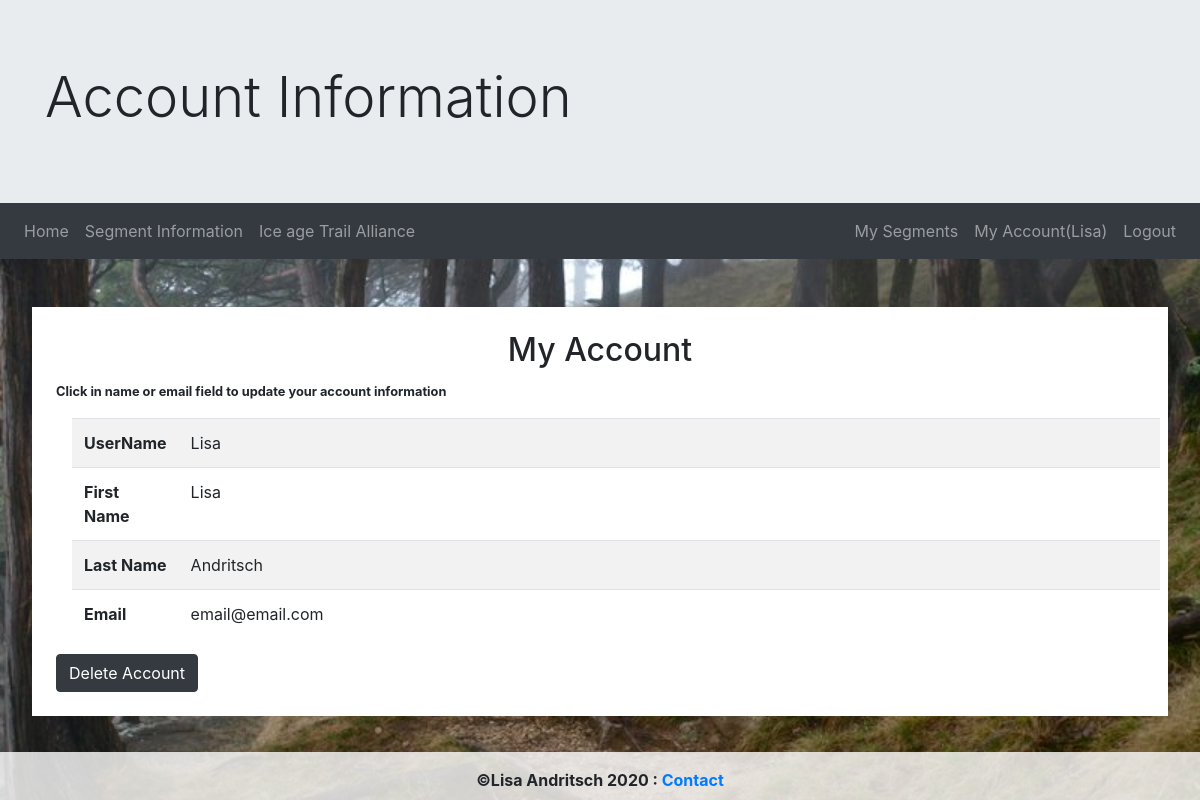
/myAccount.php (signed in), run on the app's committed database.
### tables this page shows
CREATE TABLE `userinfo` (
  `ID` int NOT NULL AUTO_INCREMENT,
  `UserName` varchar(45) NOT NULL,
  `Password` varchar(200) NOT NULL,
  `FirstName` varchar(45) NOT NULL,
  `LastName` varchar(45) NOT NULL,
  `Email` varchar(100) NOT NULL,
  PRIMARY KEY (`ID`)
);

### myAccount.php (the view, shortened to what this page needs)
<?php
    if (isset($_SESSION['name'])) {
        $sql = "SELECT* FROM userinfo WHERE username = '$_SESSION[name]'";
    } else $loggedIn = false;
?>
<!DOCTYPE html>
<html lang="en">
<head>
    <link rel="stylesheet" href="https://maxcdn.bootstrapcdn.com/bootstrap/4.0.0/css/bootstrap.min.css">
    <link rel="stylesheet" href="styles.css">
</head>
<body>
    <div id="bodyContainer">
        <div class="jumbotron jumbotron-fluid">
            <div class="container">
            <h1 class="display-4">Account Information</h1>
            </div>
        </div>
        <?php require_once("Views/Navbar.php"); ?>
    </div>
    <main>
        <div class="mainContainer p-4 mb-4">
            <h2 style="text-align: center">My Account</h2>
                <small><b>Click in name or email field to update your account information</b></small>
                <table class="table table-striped m-3">
                <?php
                    $result = $dbc->query($sql)
                            or die(mysqli_error($dbc));
                    $row = mysqli_fetch_array($result);
                    $username = $row['UserName'];
                    $firstName = $row['FirstName'];
                    $lastName = $row['LastName'];
                    $email = $row['Email'];
                ?>
                        <tr scope="row"><td><b>UserName</b></td><td><?php echo $username?></td></tr>
                        <tr scope="row"><td><b>First Name</b></td><td contentEditable="true" class="edit" id="firstName"><?php echo $firstName?></td></tr>
                        <tr scope="row"><td><b>Last Name</b></td><td contentEditable="true" class="edit" id="lastName"><?php echo $lastName?></td></tr>
                        <tr scope="row"><td><b>Email</b></td><td contentEditable="true" class="edit" id="email"><?php echo $email?></td></tr>
                    </div>
                <small class="btn btn-dark accountButton"><a href="deleteAccount.php">Delete Account</a></small>
    </main>
    <?php require_once("Views/Footer.php"); ?>
</body>
</html>

### styles.css (style rules this page uses)
body { background-image: url(images/IATCover.jpeg); background-size: cover; background-repeat: no-repeat; background-attachment: fixed; }
.jumbotron { margin-bottom: 0; }
main { margin-left: 2em; margin-right: 2em; }
.mainContainer { background-color: white; margin-bottom: 5em; }
.accountButton a { color: white; }
.edit { width: 100%; height: 25px; }

### data on the page
userinfo: UserName "Lisa", FirstName "Lisa", LastName "Andritsch", Email "email@email.com"

### other printed values
$_SESSION[name] "Lisa"
